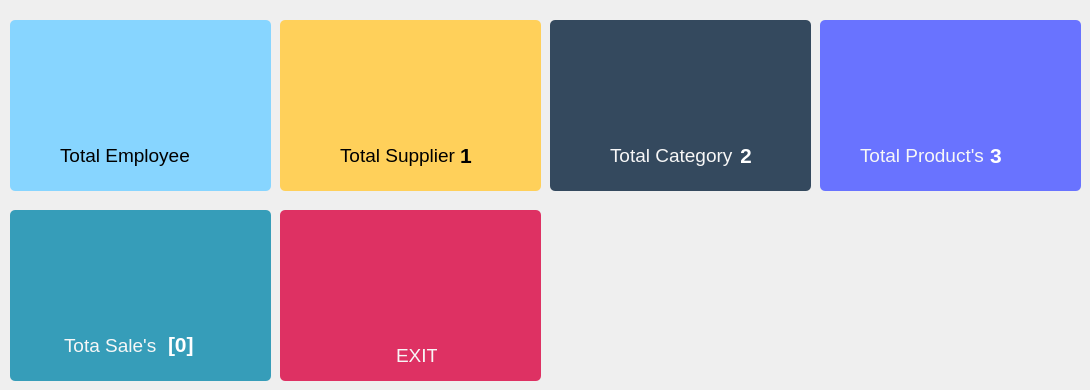
     <widget class="QWidget" name="tab">
      <attribute name="title">
       <string>Dashboard</string>
      </attribute>
      <widget class="QFrame" name="frame_9">
       <property name="geometry">
        <rect>
         <x>280</x>
         <y>20</y>
         <width>261</width>
         <height>171</height>
        </rect>
       </property>
       <property name="styleSheet">
        <string notr="true">background-color: rgb(255, 208, 90);
border-radius:5px;</string>
       </property>
       <property name="frameShape">
        <enum>QFrame::StyledPanel</enum>
       </property>
       <property name="frameShadow">
        <enum>QFrame::Raised</enum>
       </property>
       <widget class="QLabel" name="Total_Supplier_Label">
        <property name="geometry">
         <rect>
          <x>180</x>
          <y>120</y>
          <width>31</width>
          <height>31</height>
         </rect>
        </property>
        <property name="font">
         <font>
          <pointsize>16</pointsize>
          <weight>75</weight>
          <bold>true</bold>
         </font>
        </property>
        <property name="text">
         <string>1</string>
        </property>
       </widget>
       <widget class="QLabel" name="label_53">
        <property name="geometry">
         <rect>
          <x>60</x>
          <y>120</y>
          <width>121</width>
          <height>31</height>
         </rect>
        </property>
        <property name="font">
         <font>
          <pointsize>14</pointsize>
          <weight>50</weight>
          <bold>false</bold>
         </font>
        </property>
        <property name="text">
         <string>Total Supplier</string>
        </property>
       </widget>
       <widget class="QWidget" name="widget_4" native="true">
        <property name="geometry">
         <rect>
          <x>85</x>
          <y>16</y>
          <width>102</width>
          <height>101</height>
         </rect>
        </property>
        <property name="styleSheet">
         <string notr="true">background-image: url(:/images/Images/supplier_white.png);</string>
        </property>
       </widget>
      </widget>
      <widget class="QFrame" name="Products_Dash_Frame">
       <property name="geometry">
        <rect>
         <x>820</x>
         <y>20</y>
         <width>261</width>
         <height>171</height>
        </rect>
       </property>
       <property name="styleSheet">
        <string notr="true">background-color: rgb(105, 115, 255);
border-radius:5px;</string>
       </property>
       <property name="frameShape">
        <enum>QFrame::StyledPanel</enum>
       </property>
       <property name="frameShadow">
        <enum>QFrame::Raised</enum>
       </property>
       <widget class="QLabel" name="label_57">
        <property name="geometry">
         <rect>
          <x>40</x>
          <y>120</y>
          <width>131</width>
          <height>31</height>
         </rect>
        </property>
        <property name="font">
         <font>
          <pointsize>14</pointsize>
          <weight>50</weight>
          <bold>false</bold>
         </font>
        </property>
        <property name="styleSheet">
         <string notr="true">color: rgb(247, 247, 247);</string>
        </property>
        <property name="text">
         <string>Total Product's</string>
        </property>
       </widget>
       <widget class="QLabel" name="Total_Products_Label">
        <property name="geometry">
         <rect>
          <x>170</x>
          <y>120</y>
          <width>31</width>
          <height>31</height>
         </rect>
        </property>
        <property name="font">
         <font>
          <pointsize>16</pointsize>
          <weight>75</weight>
          <bold>true</bold>
         </font>
        </property>
        <property name="styleSheet">
         <string notr="true">color: rgb(255, 255, 255);</string>
        </property>
        <property name="text">
         <string>3</string>
        </property>
       </widget>
       <widget class="QWidget" name="widget_6" native="true">
        <property name="geometry">
         <rect>
          <x>73</x>
          <y>20</y>
          <width>101</width>
          <height>97</height>
         </rect>
        </property>
        <property name="styleSheet">
         <string notr="true">background-image: url(:/images/Images/package.png);</string>
        </property>
       </widget>
      </widget>
      <widget class="QFrame" name="Sales_Dash_Frame">
       <property name="geometry">
        <rect>
         <x>10</x>
         <y>210</y>
         <width>261</width>
         <height>171</height>
        </rect>
       </property>
       <property name="styleSheet">
        <string notr="true">background-color: rgb(54, 157, 185);
border-radius:5px;</string>
       </property>
       <property name="frameShape">
        <enum>QFrame::StyledPanel</enum>
       </property>
       <property name="frameShadow">
        <enum>QFrame::Raised</enum>
       </property>
       <widget class="QLabel" name="label_59">
        <property name="geometry">
         <rect>
          <x>54</x>
          <y>120</y>
          <width>101</width>
          <height>31</height>
         </rect>
        </property>
        <property name="font">
         <font>
          <pointsize>14</pointsize>
          <weight>50</weight>
          <bold>false</bold>
         </font>
        </property>
        <property name="styleSheet">
         <string notr="true">color: rgb(247, 247, 247);</string>
        </property>
        <property name="text">
         <string>Tota Sale's</string>
        </property>
       </widget>
       <widget class="QLabel" name="Total_Sales_Label">
        <property name="geometry">
         <rect>
          <x>158</x>
          <y>114</y>
          <width>31</width>
          <height>41</height>
         </rect>
        </property>
        <property name="font">
         <font>
          <pointsize>16</pointsize>
          <weight>75</weight>
          <bold>true</bold>
         </font>
        </property>
        <property name="styleSheet">
         <string notr="true">color: rgb(255, 255, 255);</string>
        </property>
        <property name="text">
         <string>[0]</string>
        </property>
       </widget>
       <widget class="QWidget" name="widget_7" native="true">
        <property name="geometry">
         <rect>
          <x>73</x>
          <y>15</y>
          <width>99</width>
          <height>100</height>
         </rect>
        </property>
        <property name="styleSheet">
         <string notr="true">background-image: url(:/images/Images/increase.png);</string>
        </property>
       </widget>
      </widget>
      <widget class="QFrame" name="Category_Dash_Frame">
       <property name="geometry">
        <rect>
         <x>550</x>
         <y>20</y>
         <width>261</width>
         <height>171</height>
        </rect>
       </property>
       <property name="styleSheet">
        <string notr="true">background-color: rgb(52, 73, 94);
border-radius:5px;</string>
       </property>
       <property name="frameShape">
        <enum>QFrame::StyledPanel</enum>
       </property>
       <property name="frameShadow">
        <enum>QFrame::Raised</enum>
       </property>
       <widget class="QLabel" name="Total_Category_Label">
        <property name="geometry">
         <rect>
          <x>190</x>
          <y>120</y>
          <width>31</width>
          <height>31</height>
         </rect>
        </property>
        <property name="font">
         <font>
          <pointsize>16</pointsize>
          <weight>75</weight>
          <bold>true</bold>
         </font>
        </property>
        <property name="styleSheet">
         <string notr="true">color: rgb(255, 255, 255);</string>
        </property>
        <property name="text">
         <string>2</string>
        </property>
       </widget>
       <widget class="QLabel" name="label_64">
        <property name="geometry">
         <rect>
          <x>60</x>
          <y>120</y>
          <width>131</width>
          <height>31</height>
         </rect>
        </property>
        <property name="font">
         <font>
          <pointsize>14</pointsize>
          <weight>50</weight>
          <bold>false</bold>
         </font>
        </property>
        <property name="styleSheet">
         <string notr="true">color: rgb(247, 247, 247);</string>
        </property>
        <property name="text">
         <string>Total Category</string>
        </property>
       </widget>
       <widget class="QWidget" name="widget_5" native="true">
        <property name="geometry">
         <rect>
          <x>80</x>
          <y>16</y>
          <width>101</width>
          <height>91</height>
         </rect>
        </property>
        <property name="styleSheet">
         <string notr="true">background-image: url(:/images/Images/files_white.png);</string>
        </property>
       </widget>
      </widget>
      <widget class="QFrame" name="Employee_Dash_Frame">
       <property name="geometry">
        <rect>
         <x>10</x>
         <y>20</y>
         <width>261</width>
         <height>171</height>
        </rect>
       </property>
       <property name="styleSheet">
        <string notr="true">background-color: rgb(135, 213, 255);
border-radius:5px;</string>
       </property>
       <property name="frameShape">
        <enum>QFrame::StyledPanel</enum>
       </property>
       <property name="frameShadow">
        <enum>QFrame::Raised</enum>
       </property>
       <widget class="QLabel" name="label_12">
        <property name="geometry">
         <rect>
          <x>50</x>
          <y>120</y>
          <width>131</width>
          <height>31</height>
         </rect>
        </property>
        <property name="font">
         <font>
          <pointsize>14</pointsize>
          <weight>50</weight>
          <bold>false</bold>
         </font>
        </property>
        <property name="text">
         <string>Total Employee</string>
        </property>
       </widget>
       <widget class="QLabel" name="Total_Employee_Label">
        <property name="geometry">
         <rect>
          <x>190</x>
          <y>116</y>
          <width>31</width>
          <height>41</height>
         </rect>
        </property>
        <property name="font">
         <font>
          <pointsize>16</pointsize>
          <weight>75</weight>
          <bold>true</bold>
         </font>
        </property>
        <property name="text">
         <string/>
        </property>
       </widget>
       <widget class="QWidget" name="widget_3" native="true">
        <property name="geometry">
         <rect>
          <x>82</x>
          <y>10</y>
          <width>101</width>
          <height>101</height>
         </rect>
        </property>
        <property name="styleSheet">
         <string notr="true">background-image: url(:/images/Images/teamwork.png);</string>
        </property>
       </widget>
      </widget>
      <widget class="QPushButton" name="Exit_Button">
       <property name="geometry">
        <rect>
         <x>280</x>
         <y>210</y>
         <width>261</width>
         <height>171</height>
        </rect>
       </property>
       <property name="cursor">
        <cursorShape>PointingHandCursor</cursorShape>
       </property>
       <property name="styleSheet">
        <string notr="true">QPushButton{
background-color: rgb(222, 49, 99);
  color: rgb(33, 47, 61);
  border-radius: 5px;
}
QPushButton::pressed{
	padding-left:2px;
	padding-top: 3px;
	background-color: rgb(33, 47, 61);
}</string>
       </property>
       <property name="text">
        <string/>
       </property>
       <property name="icon">
        <iconset resource="images_rc.qrc">
         <normaloff>:/images/Images/power.png</normaloff>:/images/Images/power.png</iconset>
       </property>
       <property name="iconSize">
        <size>
         <width>100</width>
         <height>100</height>
        </size>
       </property>
      </widget>
      <widget class="QLabel" name="label_60">
       <property name="geometry">
        <rect>
         <x>396</x>
         <y>340</y>
         <width>41</width>
         <height>31</height>
        </rect>
       </property>
       <property name="font">
        <font>
         <pointsize>14</pointsize>
         <weight>50</weight>
         <bold>false</bold>
        </font>
       </property>
       <property name="styleSheet">
        <string notr="true">color: rgb(247, 247, 247);</string>
       </property>
       <property name="text">
        <string>EXIT</string>
       </property>
      </widget>
     </widget>
